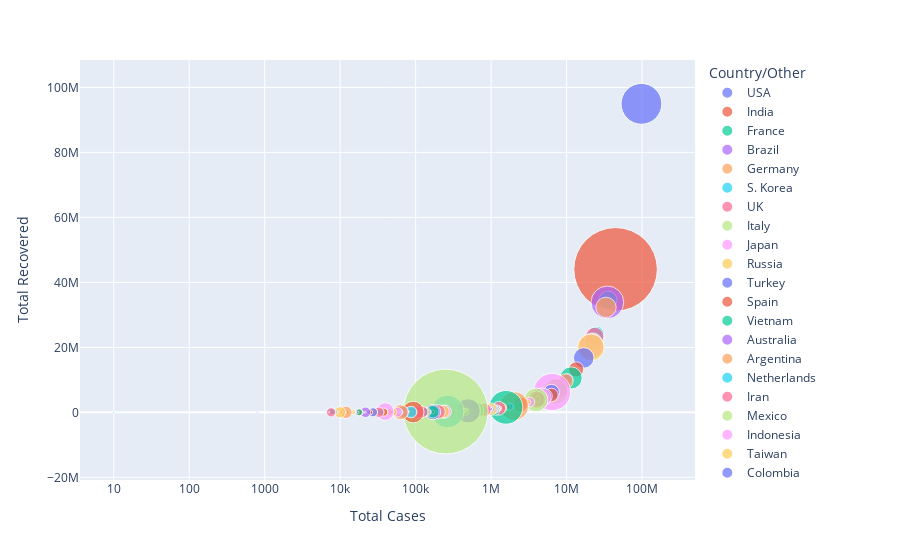

Notebook cell for this chart:
### Markdown cell above
Total Cases vs. Total Recovered with bubble size as Population

### Code cell
fig = px.scatter(df, x="Total Cases", y="Total Recovered", size="Population", color="Country/Other",
                 hover_name="Country/Other", log_x=True, size_max=60)
fig.show()
